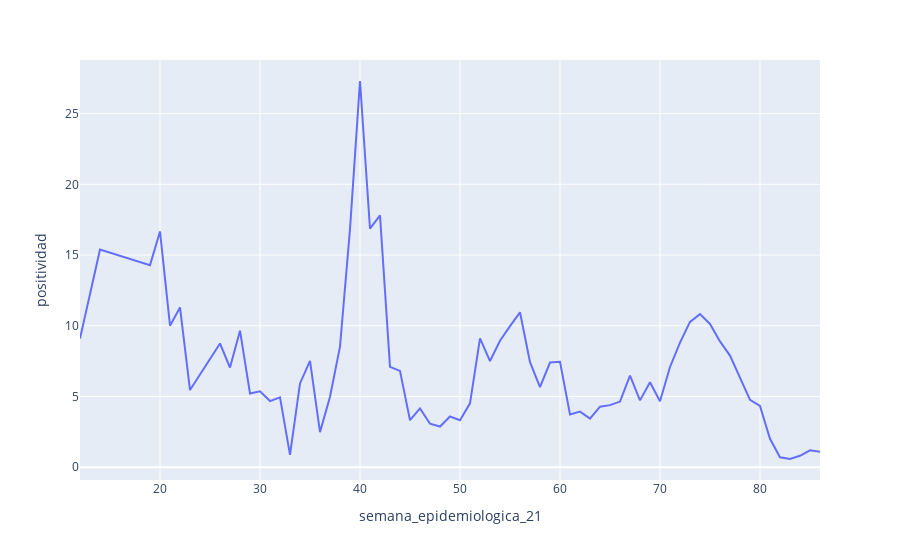

Source (notebook cell):
### Code cell
# Crea gráfico de Positividad regional por semana epidemiologica

px.line(pcr_positividad.reset_index(),
        x= 'semana_epidemiologica_21',
        y= 'positividad',
        #color= 'resultado_pcr_1'
        
       )

### Figure 1 — Plotly figure (JSON) as saved in the notebook; plotly's stock layout.template omitted (floating-point values rounded to 4 significant figures)
{"data": [{"hovertemplate": "semana_epidemiologica_21=%{x}<br>positividad=%{y}<extra></extra>", "legendgroup": "", "line": {"color": "#636efa", "dash": "solid"}, "mode": "lines", "name": "", "orientation": "v", "showlegend": false, "type": "scatter", "x": [12, 14, 19, 20, 21, 22, 23, 24, 25, 26, 27, 28, 29, 30, 31, 32, 33, 34, 35, 36, 37, 38, 39, 40, 41, 42, 43, 44, 45, 46, 47, 48, 49, 50, 51, 52, 53, 54, 55, 56, 57, 58, 59, 60, 61, 62, 63, 64, 65, 66, 67, 68, 69, 70, 71, 72, 73, 74, 75, 76, 77, 78, 79, 80, 81, 82, 83, 84, 85, 86], "xaxis": "x", "y": [9.091, 15.38, 14.29, 16.67, 10, 11.29, 5.455, 6.579, 7.692, 8.743, 7.042, 9.649, 5.208, 5.357, 4.673, 4.943, 0.8658, 5.921, 7.512, 2.477, 4.983, 8.521, 16.83, 27.3, 16.86, 17.81, 7.095, 6.804, 3.32, 4.159, 3.071, 2.873, 3.583, 3.322, 4.509, 9.107, 7.504, 8.942, 9.971, 10.95, 7.419, 5.664, 7.4, 7.453, 3.73, 3.926, 3.435, 4.277, 4.386, 4.636, 6.473, 4.722, 5.999, 4.654, 7.085, 8.802, 10.27, 10.82, 10.12, 8.891, 7.887, 6.306, 4.757, 4.335, 2.009, 0.7005, 0.5768, 0.8048, 1.19, 1.081], "yaxis": "y"}], "layout": {"legend": {"tracegroupgap": 0}, "margin": {"t": 60}, "xaxis": {"anchor": "y", "domain": [0, 1], "title": {"text": "semana_epidemiologica_21"}}, "yaxis": {"anchor": "x", "domain": [0, 1], "title": {"text": "positividad"}}}}
